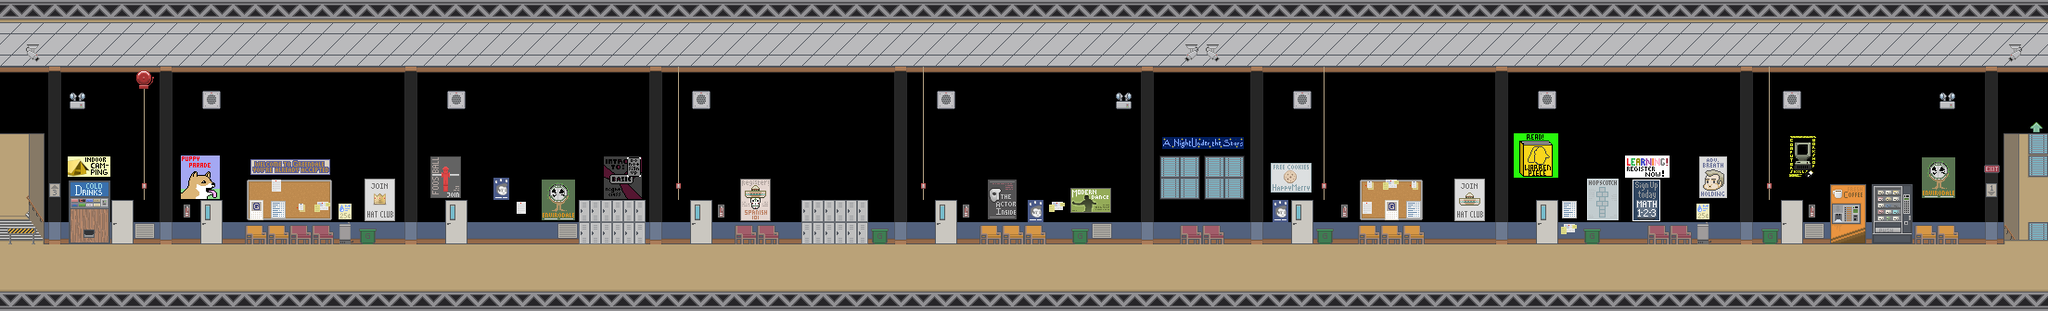

This game map was drawn from its Tiled (.tmx) file and the tilesets committed beside it. A one-line description and the trimmed map source follow:
An orthogonal 92x14 tile map with 24x24 px tiles, 3 tile layers (Tile Layer 1, Tile Layer 2, Tile Layer 3) and 23 objects (13x floor, 5x firealarm, 3x info, door).

<map height="14" orientation="orthogonal" tileheight="24" tilewidth="24" version="1.0" width="92">
 <properties><property name="blended tiles" value="2,11,12,13,14,15,16,17,18,19,20,21,22,23,24,25,26,27,28,29,30,32,33,34,35,36,37,38,39,40,41,42,43,44,45,46,47,48,49,50,51,52,53,54,55,56,57,58,59,60,62,63,64,65,66,67,68,69,70,71,72,73,74,75,78,79,80,81,82,83,84,85,86,87,88,89,90,92,93,94,95,96,98,99,100,101,102,103,104,105,108,109,110,111,112,113,114,115,116,117,118,119,120,121,122,123,124,125,126,128,129,130,131,132,133,134,135,138,139,140,141,142,143,144,145,146,147,148,149,150,151,152,153,154,155,156,158,159,160,161,162,163,164,165,168,169,170,171,172,173,174,175,176,177,178,179,180,181,182,183,190,191,192,193,194,195,196,197,198,199,200,201,202,203,204,205,206,207,208,209,210,211,212,213,218,221,222,223,224,225,226,227,228,229,230,231,232,233,234,235,236,237,238,239,240,241,242,243,244,245,246,247,248,249,252,253,254,255,256,257,258,259,260,261,262,263,264,265,266,267,268,269,270,271,272,273,274,275,276,277,278,279,282,283,284,285,286,287,288,289,290,291,292,293,294,295,296,297,298,299,300,301,302,303,304,305,306,307,308,309,310,311,312,313,314,317,318,319,320,321,322,323,324,325,326,327,328,329,330,331,332,333,334,335,336,337,338,339,340,341,342,343,344,345,346,347,348,349,350,351,352,353,354,355,356,357,358,359,360,361,362,366,367,368,369,370,371,372,373,374,375,376,377,378,379,380,381,382,383,384,386,387,388,389,390,391,392,396,397,398,399,400,401,403,404,405,406,407,408,409,410,411,412,413,414,415,416,417,418,419,420,421,422,426,427,428,429,430,431,433,434,435,436,437,438,439,440,441,443,444,445,446,447,448,449,450,451,452,456,457,458,459,460,461,463,464,465,466,467,468,469,470,471,473,474,475,476,477,478,479,480,481,482,486,487,488,489,490,491,492,493,494,495,500,501,503,504,505,506,507,508,509,510,511,512,513,514,515,516,517,518,519,520,521,522,523,524,525,526,527,528,529,530,531,532,533,534,535,536,537,538,539,540,1,2,3,4,5,6,7,8,9,10,11,12,13,14,15,16,17,18,19,20,21,22,23,24,25,26,27,28,29,30,31,32,33,34,35,36,37,38,41,45,46,47,48,50,51,52,53,54,55,56,57,58,59,60,61,62,63,64,65,66,67,68,69,70,71,72,73,74,75,76,77,78,79,80,81,82,83,84,8,9,10,11,12,13,14,15,20,21,22,23,24,32,33,34,35,36,37,38,39,40,41,42,43,44,45,46,47,48,55,56,57,58,59,60,61,62,63,64,65,66,67,68,69,70,71,72,73,74,75,76,77,78,79,80,81,82,83,84,87,88,89,90,91,92,93,94,95,96,97,98,99,100,101,102,103,104,105,108,110,111,112,113,114,115,116,117,118,119,120,121,122,123,124,125,126,127,128,129,130,131,132,135,136,137,138,139,140,141,142,143,144,145,147,148,149,150,151,152,153,154,155,156,158,159,160,161,162,163,164,165,166,167,168,169,170,171,172,173,174,175,176,177,178,179,180,181,182,183,184,185,186,187,188,189,190,191,192,193,194,195,196,197,198,199,200,203,204,205,208,209,210,211,212,213,214,217,218,219,220,222,223,224,227,228,229,232,233,234,235,236,237,238,241,242,243,244,245,246,247,248,249,250,251,252,253,254,255,256,257,258,259,260,261,262,263,264,265,266,267,268,269,270,271,272,273,274,275,276,277,278,279,280,281,282,283,284,285,286,287,288,289,290,291,292,293,294,295,296,297,298,299,304,305,306,307,308,309,310,311,312,313,314,315,316,317,318,319,320,321,322,323,324,328,329,330,331,332,333,334,335,336,337,338,339,340,341,342,343,344,345,346,347,348,349,350,351,352,353,354,357,358,360,361,362,363,364,365,366,367,368,371,372,373,374,375,376,377,378,381,382,384,385,386,387,388,389,390,391,392,393,394,395,396,397,398,399,400,401,402,403,404,405,406,408,409,410,411,412,413,414,415,416,417,418,419,420,421,422,423,424,425,429,430,432,433,434,435,436,437,438,439,440,441,444,445,449,453,454,455,456,457,458,459,460,461,462,463,464,465,468,469,472,473,474,475,476,477,478,479,480,2,3,4,6,7,8,9,10,11,12,13,14,15,16,17,18,19,20,21,22,23,26,27,28,29,30,31,32,33,34,35,36,37,38,39,40,41,42,43,44,45,46,47,48,49,50,51,52,53,54,55,56,57,58,59,60,61,62,63,64,65,66,67,69,70,72,73,74,77,78,82,83,84,85,86,103,104,105,1,2,3,4,5,6,7,8,9,13,15,16,19,20,21,22,26,27,28,29,30,31,32,33,34,35,39,40,41,42,43,44,45,46,47,48,52,53,54,55,56,57,58,59,60,61,62,63,64,65,66,67,68,69,70,71,72,73,74,75,76,77,78,79,80,81,82,83,84,85,86,87,88,89,90,91,92,93,94,95,96,97,98,99,100,101,102,103,104,105,106,107,108,109,110,111,112,113,114,115,116,117,118,119,120,121,122,123,124,125,126,127,128,129,130,131,133,134,135,136,137,138,139,140,141,142,143,144,146,147,148,149,150,151,152,153,154,155,156,157,158,159,160,161,162,163,164,165,166,167,168,169,1,3,5,7,8,9,10,11,13,17,18,19,21,22,23,25,26,27,28,29,30,31,33,35,36,37,39,41,42,45,46,47,48,51,52,54,55,56,58,59,60,61,63,64,66,67,68,69,70,71,73,74,75,79,80,81,82,83,84,85,87,89,90,91,94,95,96,97,98,100,101,102,103,104,105,106,107,108,109,111,112,113,114,115,116,117,118,119,120" />
  <property name="blue" value="159" />
  <property name="green" value="123" />
  <property name="red" value="104" />
  <property name="soundtrack" value="greendale-alt" />
  <property name="title" value="Class Hallway 2" />
 </properties>
 <tileset firstgid="1" name="greendale-hallways" tileheight="24" tilewidth="24">
  <image height="480" source="../images/tilesets/greendale-hallways.png" width="576" />
 </tileset>
 <layer height="14" name="Tile Layer 1" width="92">
  <data>[1288 cells, 710 non-empty, 45 distinct tile ids]</data>
 </layer>
 <layer height="14" name="Tile Layer 2" width="92">
  <data>[1288 cells, 272 non-empty, 24 distinct tile ids]</data>
 </layer>
 <layer height="14" name="Tile Layer 3" width="92">
  <data>[1288 cells, 157 non-empty, 73 distinct tile ids]</data>
 </layer>
 <objectgroup height="14" name="nodes" width="92">
  <object height="48" name="main" type="door" width="48" x="2159" y="226">
   <properties>
        <property name="level" value="class-hallway" />
    <property name="to" value="classHallway2" />
   </properties>
  </object>
  <object height="66" type="info" width="41" x="2019" y="207">
   <properties>
    <property name="info" value="vending machines - easier to get into than out of." />
   </properties>
  </object>
  <object height="66" type="info" width="35" x="1974" y="207">
   <properties>
    <property name="info" value="yummie hot water with a just | a touch of coffee flavor" />
   </properties>
  </object>
  <object height="56" type="info" width="14" x="1947" y="216">
   <properties>
    <property name="info" value="a note on the extinguisher reads ... | I.O.U. one recharge - the dean" />
   </properties>
  </object>
  <object height="72" type="firealarm" width="24" x="1896" y="216" />
  <object height="72" type="firealarm" width="24" x="1416" y="216" />
  <object height="72" type="firealarm" width="24" x="984" y="216" />
  <object height="72" type="firealarm" width="24" x="720" y="216" />
  <object height="72" type="firealarm" width="24" x="144" y="216" />
 </objectgroup>
 <objectgroup height="14" name="floor" width="92">
  <object height="39" width="2215" x="-1" y="272" />
 </objectgroup>
 <objectgroup color="#55557f" height="14" name="platform" width="92">
  <object height="9" type="floor" width="42" x="75" y="195" />
  <object height="6" type="floor" width="92" x="266" y="253" />
  <object height="7" type="floor" width="70" x="625" y="217" />
  <object height="5" type="floor" width="45" x="793" y="252" />
  <object height="6" type="floor" width="68" x="865" y="217" />
  <object height="6" type="floor" width="68" x="1057" y="252" />
  <object height="6" type="floor" width="43" x="1274" y="253" />
  <object height="5" type="floor" width="69" x="1465" y="253" />
  <object height="5" type="floor" width="43" x="1777" y="253" />
  <object height="6" type="floor" width="37" x="1973" y="200" />
  <object height="6" type="floor" width="40" x="2020" y="200" />
  <object height="5" type="floor" width="45" x="2066" y="254" />
  <object height="5" type="floor" width="13" x="1830" y="242" />
 </objectgroup>
</map>
